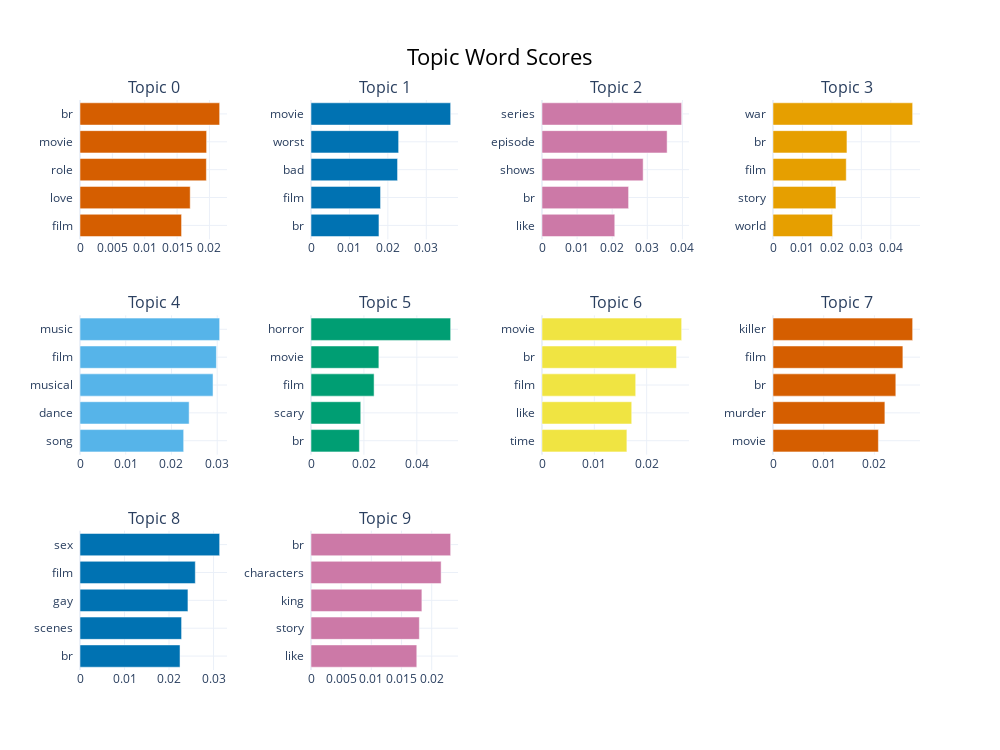

Notebook code for this chart:
### Code cell
fig = topic_model.visualize_barchart(top_n_topics=10)
fig

### Figure 1 — Plotly figure (JSON) as saved in the notebook; plotly's stock layout.template omitted (floating-point values rounded to 4 significant figures)
{"data": [{"marker": {"color": "#D55E00"}, "orientation": "h", "type": "bar", "x": [0.01569, 0.01703, 0.01953, 0.01956, 0.02158], "xaxis": "x", "y": ["film  ", "love  ", "role  ", "movie  ", "br  "], "yaxis": "y"}, {"marker": {"color": "#0072B2"}, "orientation": "h", "type": "bar", "x": [0.01768, 0.0181, 0.02252, 0.0228, 0.03634], "xaxis": "x2", "y": ["br  ", "film  ", "bad  ", "worst  ", "movie  "], "yaxis": "y2"}, {"marker": {"color": "#CC79A7"}, "orientation": "h", "type": "bar", "x": [0.02073, 0.02467, 0.02882, 0.03565, 0.03978], "xaxis": "x3", "y": ["like  ", "br  ", "shows  ", "episode  ", "series  "], "yaxis": "y3"}, {"marker": {"color": "#E69F00"}, "orientation": "h", "type": "bar", "x": [0.02023, 0.02137, 0.02487, 0.02511, 0.04742], "xaxis": "x4", "y": ["world  ", "story  ", "film  ", "br  ", "war  "], "yaxis": "y4"}, {"marker": {"color": "#56B4E9"}, "orientation": "h", "type": "bar", "x": [0.02267, 0.02386, 0.02909, 0.02983, 0.03054], "xaxis": "x5", "y": ["song  ", "dance  ", "musical  ", "film  ", "music  "], "yaxis": "y5"}, {"marker": {"color": "#009E73"}, "orientation": "h", "type": "bar", "x": [0.01829, 0.0188, 0.02385, 0.02565, 0.05278], "xaxis": "x6", "y": ["br  ", "scary  ", "film  ", "movie  ", "horror  "], "yaxis": "y6"}, {"marker": {"color": "#F0E442"}, "orientation": "h", "type": "bar", "x": [0.01622, 0.01714, 0.0179, 0.02571, 0.02668], "xaxis": "x7", "y": ["time  ", "like  ", "film  ", "br  ", "movie  "], "yaxis": "y7"}, {"marker": {"color": "#D55E00"}, "orientation": "h", "type": "bar", "x": [0.02079, 0.02207, 0.02423, 0.02562, 0.02755], "xaxis": "x8", "y": ["movie  ", "murder  ", "br  ", "film  ", "killer  "], "yaxis": "y8"}, {"marker": {"color": "#0072B2"}, "orientation": "h", "type": "bar", "x": [0.02247, 0.02282, 0.02425, 0.0259, 0.03137], "xaxis": "x9", "y": ["br  ", "scenes  ", "gay  ", "film  ", "sex  "], "yaxis": "y9"}, {"marker": {"color": "#CC79A7"}, "orientation": "h", "type": "bar", "x": [0.01753, 0.01795, 0.01837, 0.02156, 0.02314], "xaxis": "x10", "y": ["like  ", "story  ", "king  ", "characters  ", "br  "], "yaxis": "y10"}], "layout": {"annotations": [{"font": {"size": 16}, "showarrow": false, "text": "Topic 0", "x": 0.0875, "xanchor": "center", "xref": "paper", "y": 1, "yanchor": "bottom", "yref": "paper"}, {"font": {"size": 16}, "showarrow": false, "text": "Topic 1", "x": 0.3625, "xanchor": "center", "xref": "paper", "y": 1, "yanchor": "bottom", "yref": "paper"}, {"font": {"size": 16}, "showarrow": false, "text": "Topic 2", "x": 0.6375, "xanchor": "center", "xref": "paper", "y": 1, "yanchor": "bottom", "yref": "paper"}, {"font": {"size": 16}, "showarrow": false, "text": "Topic 3", "x": 0.9125, "xanchor": "center", "xref": "paper", "y": 1, "yanchor": "bottom", "yref": "paper"}, {"font": {"size": 16}, "showarrow": false, "text": "Topic 4", "x": 0.0875, "xanchor": "center", "xref": "paper", "y": 0.6222, "yanchor": "bottom", "yref": "paper"}, {"font": {"size": 16}, "showarrow": false, "text": "Topic 5", "x": 0.3625, "xanchor": "center", "xref": "paper", "y": 0.6222, "yanchor": "bottom", "yref": "paper"}, {"font": {"size": 16}, "showarrow": false, "text": "Topic 6", "x": 0.6375, "xanchor": "center", "xref": "paper", "y": 0.6222, "yanchor": "bottom", "yref": "paper"}, {"font": {"size": 16}, "showarrow": false, "text": "Topic 7", "x": 0.9125, "xanchor": "center", "xref": "paper", "y": 0.6222, "yanchor": "bottom", "yref": "paper"}, {"font": {"size": 16}, "showarrow": false, "text": "Topic 8", "x": 0.0875, "xanchor": "center", "xref": "paper", "y": 0.2444, "yanchor": "bottom", "yref": "paper"}, {"font": {"size": 16}, "showarrow": false, "text": "Topic 9", "x": 0.3625, "xanchor": "center", "xref": "paper", "y": 0.2444, "yanchor": "bottom", "yref": "paper"}], "height": 750, "hoverlabel": {"bgcolor": "white", "font": {"family": "Rockwell", "size": 16}}, "showlegend": false, "title": {"font": {"color": "Black", "size": 22}, "text": "Topic Word Scores", "x": 0.5, "xanchor": "center", "yanchor": "top"}, "width": 1000, "xaxis": {"anchor": "y", "domain": [0, 0.175], "showgrid": true}, "xaxis10": {"anchor": "y10", "domain": [0.275, 0.45], "showgrid": true}, "xaxis11": {"anchor": "y11", "domain": [0.55, 0.725], "showgrid": true}, "xaxis12": {"anchor": "y12", "domain": [0.825, 1], "showgrid": true}, "xaxis2": {"anchor": "y2", "domain": [0.275, 0.45], "showgrid": true}, "xaxis3": {"anchor": "y3", "domain": [0.55, 0.725], "showgrid": true}, "xaxis4": {"anchor": "y4", "domain": [0.825, 1], "showgrid": true}, "xaxis5": {"anchor": "y5", "domain": [0, 0.175], "showgrid": true}, "xaxis6": {"anchor": "y6", "domain": [0.275, 0.45], "showgrid": true}, "xaxis7": {"anchor": "y7", "domain": [0.55, 0.725], "showgrid": true}, "xaxis8": {"anchor": "y8", "domain": [0.825, 1], "showgrid": true}, "xaxis9": {"anchor": "y9", "domain": [0, 0.175], "showgrid": true}, "yaxis": {"anchor": "x", "domain": [0.7556, 1], "showgrid": true}, "yaxis10": {"anchor": "x10", "domain": [0, 0.2444], "showgrid": true}, "yaxis11": {"anchor": "x11", "domain": [0, 0.2444], "showgrid": true}, "yaxis12": {"anchor": "x12", "domain": [0, 0.2444], "showgrid": true}, "yaxis2": {"anchor": "x2", "domain": [0.7556, 1], "showgrid": true}, "yaxis3": {"anchor": "x3", "domain": [0.7556, 1], "showgrid": true}, "yaxis4": {"anchor": "x4", "domain": [0.7556, 1], "showgrid": true}, "yaxis5": {"anchor": "x5", "domain": [0.3778, 0.6222], "showgrid": true}, "yaxis6": {"anchor": "x6", "domain": [0.3778, 0.6222], "showgrid": true}, "yaxis7": {"anchor": "x7", "domain": [0.3778, 0.6222], "showgrid": true}, "yaxis8": {"anchor": "x8", "domain": [0.3778, 0.6222], "showgrid": true}, "yaxis9": {"anchor": "x9", "domain": [0, 0.2444], "showgrid": true}}}
